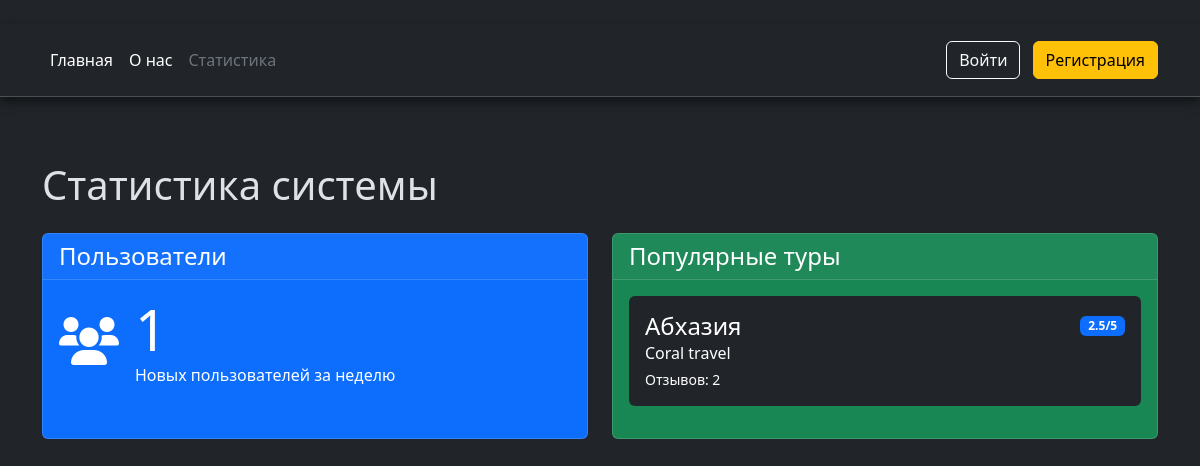
Screenshot of /stats with the database file from the repository.
### tables this page shows
CREATE TABLE "Tours" (
	"id"	INTEGER NOT NULL UNIQUE,
	"country"	TEXT NOT NULL,
	"agencyid"	INTEGER NOT NULL,
	"description"	TEXT,
	"duration"	TEXT NOT NULL,
	"price"	REAL NOT NULL,
	PRIMARY KEY("id" AUTOINCREMENT),
	FOREIGN KEY("agencyid") REFERENCES "Agency"("id") ON UPDATE CASCADE ON DELETE CASCADE
);

### main.py (the view)
@app.route('/stats')
def stats_page():
    try:
        with db_connection() as cursor:
            one_week_ago = datetime.now() - timedelta(days=7)
            cursor.execute("SELECT COUNT(*) FROM Clients WHERE regdate >= ?",
                         (one_week_ago.strftime('%Y-%m-%d'),))
            new_users_count = cursor.fetchone()[0]
            cursor.execute("""
                WITH top_tours AS (
                    SELECT t.id, t.country, t.description, t.price, t.duration,
                           a.name as agency_name, a.address,
                           AVG(r.stars) as avg_rating,
                           COUNT(r.id) as reviews_count,
                           RANK() OVER (ORDER BY AVG(r.stars) DESC, COUNT(r.id) DESC) as rating_rank
                    FROM Tours t
                    LEFT JOIN reviews r ON t.id = r.tourid
                    LEFT JOIN Agency a ON t.agencyid = a.id
                    GROUP BY t.id
                )
                SELECT id, country, description, price, duration, agency_name, address,
                       ROUND(avg_rating, 1) as avg_rating, reviews_count
                FROM top_tours
                WHERE rating_rank = 1
                ORDER BY country ASC
            """)
            popular_tours = []
            for row in cursor.fetchall():
                popular_tours.append({
                    'id': row[0],
                    'country': row[1],
                    'description': row[2],
                    'price': row[3],
                    'duration': row[4],
                    'agency_name': row[5],
                    'address': row[6],
                    'avg_rating': row[7],
                    'reviews_count': row[8]
                })
        return render_template("stats.html",
                           new_users_count=new_users_count,
                           popular_tours=popular_tours,
                           user_name=session.get('user_name'),
                           is_authenticated='user_name' in session)
    except Exception as e:
        app.logger.error(f"Error fetching stats: {str(e)}")
        flash('Произошла ошибка при загрузке статистики', 'danger')
        return redirect(url_for('home'))

### main.py (called while the page is built)
@contextmanager
def db_connection():
    conn = None
    try:
        conn = sqlite3.connect('turhelp.db')
        conn.execute("PRAGMA foreign_keys = ON")  # Включаем поддержку внешних ключей
        cursor = conn.cursor()
        yield cursor
        conn.commit()
    except sqlite3.Error as e:
        if conn:
            conn.rollback()
        app.logger.error(f"Database error: {str(e)}")
        raise
    finally:
        if conn:
            conn.close()

### templates/stats.html (shortened to what this page needs)
﻿<!doctype html>
<html lang="ru" class="h-100" data-bs-theme="dark">
<head>
    <link rel="stylesheet" href="{{ url_for('static', filename='css/main.css') }}">
    <link rel="stylesheet" href="https://cdn.jsdelivr.net/npm/bootstrap@5.3.3/dist/css/bootstrap.min.css">
    <link rel="stylesheet" href="https://cdnjs.cloudflare.com/ajax/libs/font-awesome/6.0.0/css/all.min.css">
</head>
<body class="body d-flex flex-column h-100">
    <header class="header bg-dark sticky-top p-3 mb-3 border-bottom" data-bs-theme="dark">
        <div class="container">
            <div class="d-flex flex-wrap align-items-center justify-content-center justify-content-lg-start">
                <ul class="nav col-12 col-lg-auto me-lg-auto mb-2 justify-content-center mb-md-0">
                    <li><a href="/" class="nav-link px-2 text-white">Главная</a></li>
                    <li><a href="/about" class="nav-link px-2 text-white">О нас</a></li>
                    <li><a href="/stats" class="nav-link px-2 text-secondary">Статистика</a></li>
                </ul>
				<div class="text-end">
					{% if 'user_name' in session %}
						<div class="dropdown d-inline-block">
							<button class="btn btn-outline-light dropdown-toggle" type="button"
									data-bs-toggle="dropdown">
								<i class="fas fa-user-circle me-1"></i>{{ session['user_name'] }}
							</button>
							<ul class="dropdown-menu dropdown-menu-end">
								{% if not session.get('is_admin') %}
								<li><a class="dropdown-item" href="{{ url_for('profile') }}">
									<i class="fas fa-user me-2"></i>Мой профиль
								</a></li>
								{% endif %}
								{% if session.get('is_admin') %}
									<li><a class="dropdown-item" href="{{ url_for('admin_bp.admin_panel') }}">
										<i class="fas fa-crown me-2"></i>Админ-панель
									</a></li>
								{% endif %}
								<li><hr class="dropdown-divider"></li>
								<li><a class="dropdown-item text-danger" href="#" data-bs-toggle="modal" data-bs-target="#exit">
									<i class="fas fa-sign-out-alt me-2"></i>Выйти
								</a></li>
							</ul>
						</div>
					{% else %}
						<button type="button" class="btn btn-outline-light me-2" onclick="openLoginModal()">Войти</button>
						<button type="button" class="btn btn-warning" onclick="openRegisterModal()">Регистрация</button>
					{% endif %}
				</div>
            </div>
        </div>
    </header>
    <main class="container mt-5">
        <h1 class="mb-4">Статистика системы</h1>
        <div class="row">
            <div class="col-md-6 mb-4">
                <div class="card text-white bg-primary h-100">
                    <div class="card-header">
                        <h2 class="h4 mb-0">Пользователи</h2>
                    </div>
                    <div class="card-body">
                        <div class="d-flex align-items-center mb-3">
                            <i class="fas fa-users fa-3x me-3"></i>
                            <div>
                                <h3 class="display-4 mb-0">{{ new_users_count }}</h3>
                                <p class="mb-0">Новых пользователей за неделю</p>
                            </div>
                        </div>
                    </div>
                </div>
            </div>
            <div class="col-md-6 mb-4">
				{% set city_images = {
				'Анапа': 'anapa.jpg',
				'Сочи': 'sochi.jpg',
				'Абхазия': 'abhazia.jpg',
				'Тайланд': 'thailand.jpg',
				'Египет': 'egypt.jpg',
				'Турция': 'turkish.jpg'
				} %}
                {% if popular_tours %}
                    <div class="card text-white bg-success h-100">
                        <div class="card-header">
                            <h2 class="h4 mb-0">Популярные туры</h2>
                        </div>
                        <div class="card-body" style="overflow-y: auto; max-height: 300px;">
                            {% for tour in popular_tours %}
                            <a href="{{ url_for('tour_page',
                                            tour_id=tour.id,
                                            name=tour.agency_name,
                                            address=tour.address,
                                            country=tour.country,
                                            duration=tour.duration,
                                            price=tour.price,
                                            description=tour.description,
                                            image=city_images.get(tour.country, 'default.jpg')) }}"
                            class="text-decoration-none text-white">
                                <div class="mb-3 p-3 bg-dark rounded hover-effect">
                                    <div class="d-flex justify-content-between align-items-center">
                                        <h4 class="mb-0">{{ tour.country }}</h4>
                                        <span class="badge bg-primary">{{ tour.avg_rating }}/5</span>
                                    </div>
                                    <p class="mb-1">{{ tour.agency_name }}</p>
                                    <p class="mb-0 small">Отзывов: {{ tour.reviews_count }}</p>
                                </div>
                            </a>
                            {% endfor %}
                        </div>
                    </div>
                {% endif %}
            </div>
        </div>
    </main>
</body>
</html>

### static/css/main.css (style rules this page uses)
.header { position: sticky; top: 0; width: 100%; z-index: 1000; box-shadow: 0px 5px 10px 0px rgba(0, 0, 0, 0.5) }
body { overflow: hidden; height: 100%; font-family: Arial, sans-serif; margin: 0; }
.body { overflow: auto; }
.hover-effect { transition: transform 0.2s ease, box-shadow 0.2s ease; }

### rows the page displays
Tours: country "Абхазия", avg_rating "2.5", agency_name "Coral travel", reviews_count "2"

### other values shown
{{ new_users_count }} "1"
